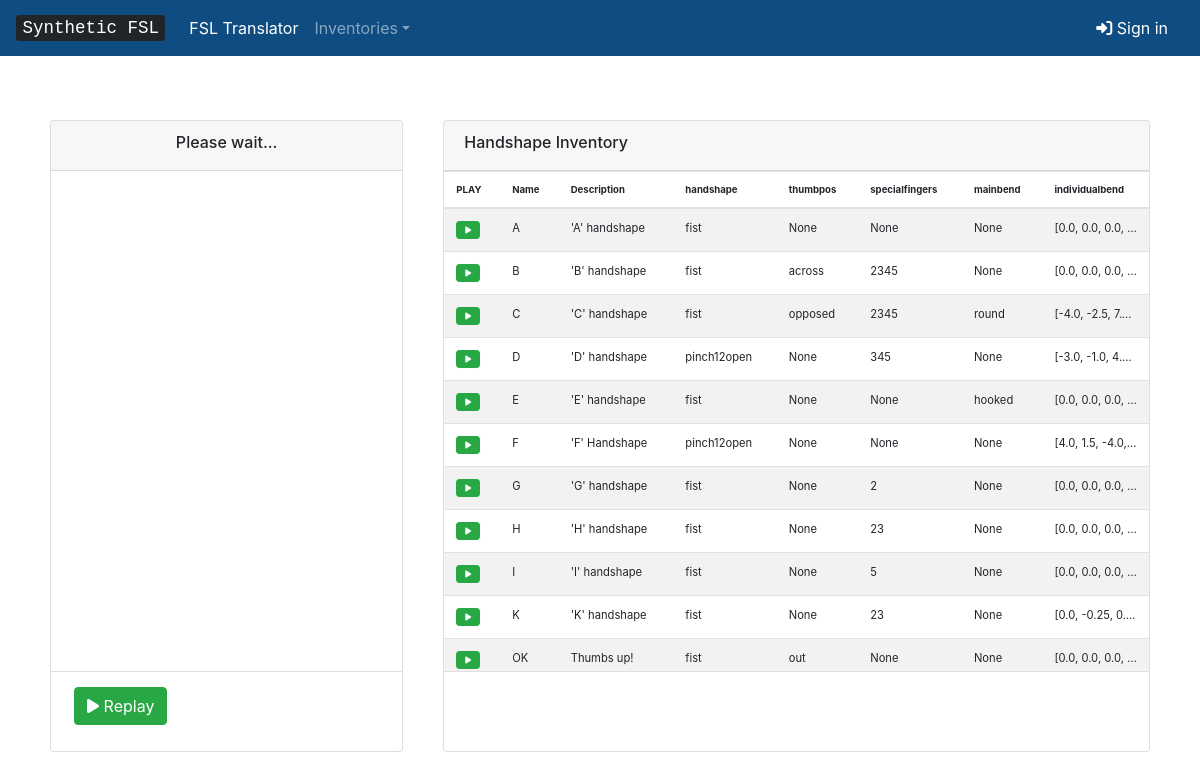
The page /handshapes/ on the database its author committed.
### inventory/models.py (models this page shows, shortened)
class Handshape(models.Model):
	name = models.CharField(max_length=200, verbose_name='Name')
	description = models.TextField(verbose_name='Description')
	created_date = models.DateTimeField(default=timezone.now, verbose_name='Date')
	handshape = models.CharField(max_length=20, verbose_name='Handshape', default="None")
	thumbpos = models.CharField(max_length=20, verbose_name='Thumb Position', default="None")
	specialfingers = models.CharField(max_length=20, verbose_name='Special Fingers', default="None")
	mainbend = models.CharField(max_length=20, verbose_name='Main Bend', default="None")
	bend1_1 = models.FloatField(default=0)
	bend1_2 = models.FloatField(default=0)
	bend1_3 = models.FloatField(default=0)
	bend1_4 = models.FloatField(default=0)
	bend1_5 = models.FloatField(default=0)
	bend2_1 = models.FloatField(default=0)
	bend2_2 = models.FloatField(default=0)
	bend2_3 = models.FloatField(default=0)
	bend2_4 = models.FloatField(default=0)
	bend3_1 = models.FloatField(default=0)
	bend3_2 = models.FloatField(default=0)
	bend3_3 = models.FloatField(default=0)
	bend3_4 = models.FloatField(default=0)
	bend4_1 = models.FloatField(default=0)
	bend4_2 = models.FloatField(default=0)
	bend4_3 = models.FloatField(default=0)
	bend4_4 = models.FloatField(default=0)
	bend5_1 = models.FloatField(default=0)
	bend5_2 = models.FloatField(default=0)
	bend5_3 = models.FloatField(default=0)
	bend5_4 = models.FloatField(default=0)
	sigml = models.TextField(default="<sigml></sigml>")
	class Meta:
		ordering = ['name']

### inventory/views.py (the view)
# urls.py: path('handshapes/', views.handshape_list, name='handshape_list'),
def handshape_list(request):
	handshapes = Handshape.objects.all()
	context = { 'handshapes' : handshapes }
	return render(request, 'inventory/handshape_list.html', context)

### inventory/templates/inventory/handshape_list.html (shortened to what this page needs)
{% extends 'inventory/avatargui.html' %}
{% block info %}
<div class="card">
	<h6 class="card-header" style="height:50px;">Handshape Inventory</h6>
	<div class="card-body" style="padding: 0px;height:500px;overflow-y: scroll;">
	  	<table class="table table-striped">
			<thead style="font-size: 0.6rem;">
				<tr>
					<th scope="col">PLAY</th>
					<th scope="col">Name</th>
					<th scope="col">Description</th>
					<th scope="col">handshape</th>
					<th scope="col">thumbpos</th>
					<th scope="col">specialfingers</th>
					<th scope="col">mainbend</th>
					<th scope="col">individualbend</th>
				</tr>
			</thead>
			<tbody>
				{% for hs in handshapes %}
				<tr>
					<td><button class="btn btn-sm btn-success" style="font-size: 0.5rem;" onclick="writesigml('{{ hs.sigml }}');"><i class="fas fa-play"></i></button></td>
					<td>{{ hs.name }}</td>
					<td>{{ hs.description }}</td>
					<td>{{ hs.handshape }}</td>
					<td>{{ hs.thumbpos }}</td>
					<td>{% if hs.specialfingers == "" %}None{% else %}{{ hs.specialfingers }}{% endif %}</td>
					<td>{{ hs.mainbend }}</td>
					<td style="white-space: nowrap; text-overflow:ellipsis; overflow: hidden; max-width:1px;">
						[{{ hs.bend1_1}}, {{ hs.bend1_2}}, {{ hs.bend1_3}}, {{ hs.bend1_4}}, {{ hs.bend1_5}}],
					</td>
				</tr>
				{% endfor %}
			</tbody>
		</table>
	</div>
	<div class="card-footer bg-transparent" style="height:80px;">
	</div>
</div>
{% endblock %}

### inventory/static/css/style.css (style rules this page uses)
td { text-align: left; }
tbody { font-size: 0.7rem; }

### rows shown on the page
Handshape: name "A", description "'A' handshape", handshape "fist", thumbpos "None", specialfingers "None", mainbend "None", bend1_1 "0.0", bend1_2 "0.0", bend1_3 "0.0"
Handshape: name "B", description "'B' handshape", handshape "fist", thumbpos "across", specialfingers "2345", mainbend "None", bend1_1 "0.0", bend1_2 "0.0", bend1_3 "0.0"
Handshape: name "C", description "'C' handshape", handshape "fist", thumbpos "opposed", specialfingers "2345", mainbend "round", bend1_1 "-4.0", bend1_2 "-2.5", bend1_3 "7.…"
Handshape: name "D", description "'D' handshape", handshape "pinch12open", thumbpos "None", specialfingers "345", mainbend "None", bend1_1 "-3.0", bend1_2 "-1.0", bend1_3 "4.…"
Handshape: name "E", description "'E' handshape", handshape "fist", thumbpos "None", specialfingers "None", mainbend "hooked", bend1_1 "0.0", bend1_2 "0.0", bend1_3 "0.0"
Handshape: name "F", description "'F' Handshape", handshape "pinch12open", thumbpos "None", specialfingers "None", mainbend "None", bend1_1 "4.0", bend1_2 "1.5", bend1_3 "-4.0"
Handshape: name "G", description "'G' handshape", handshape "fist", thumbpos "None", specialfingers "2", mainbend "None", bend1_1 "0.0", bend1_2 "0.0", bend1_3 "0.0"
Handshape: name "H", description "'H' handshape", handshape "fist", thumbpos "None", specialfingers "23", mainbend "None", bend1_1 "0.0", bend1_2 "0.0", bend1_3 "0.0"
Handshape: name "I", description "'I' handshape", handshape "fist", thumbpos "None", specialfingers "5", mainbend "None", bend1_1 "0.0", bend1_2 "0.0", bend1_3 "0.0"
Handshape: name "K", description "'K' handshape", handshape "fist", thumbpos "None", specialfingers "23", mainbend "None", bend1_1 "0.0", bend1_2 "-0.25", bend1_3 "0.…"
Handshape: name "OK", description "Thumbs up!", handshape "fist", thumbpos "out", specialfingers "None", mainbend "None", bend1_1 "0.0", bend1_2 "0.0", bend1_3 "0.0"
